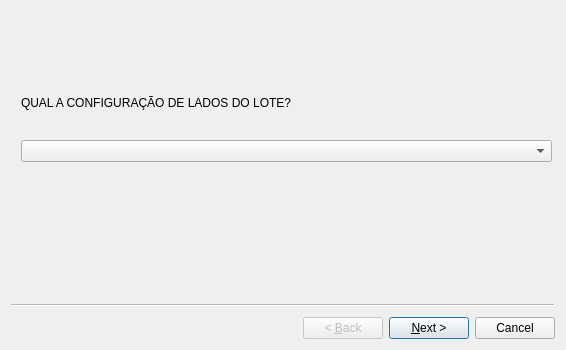
<?xml version="1.0" encoding="UTF-8"?>
<ui version="4.0">
 <class>Wizard</class>
 <widget class="QWizard" name="Wizard">
  <property name="geometry">
   <rect>
    <x>0</x>
    <y>0</y>
    <width>566</width>
    <height>350</height>
   </rect>
  </property>
  <property name="windowTitle">
   <string>Wizard</string>
  </property>
  <widget class="QWizardPage" name="wizardPage1">
   <widget class="QWidget" name="verticalLayoutWidget">
    <property name="geometry">
     <rect>
      <x>10</x>
      <y>60</y>
      <width>531</width>
      <height>91</height>
     </rect>
    </property>
    <layout class="QVBoxLayout" name="verticalLayout">
     <item>
      <widget class="QLabel" name="label">
       <property name="text">
        <string>QUAL A CONFIGURAÇÃO DE LADOS DO LOTE?</string>
       </property>
      </widget>
     </item>
     <item>
      <widget class="QComboBox" name="sides_quant_comboBox">
       <property name="currentIndex">
        <number>-1</number>
       </property>
       <property name="placeholderText">
        <string>Selecione uma opção...</string>
       </property>
       <item>
        <property name="text">
         <string>3 LADOS: FRENTE, DIREITA, ESQUERDA</string>
        </property>
       </item>
       <item>
        <property name="text">
         <string>4 LADOS: FRENTE, DIREITA, FUNDOS, ESQUERDA</string>
        </property>
       </item>
      </widget>
     </item>
    </layout>
   </widget>
  </widget>
  <widget class="QWizardPage" name="wizardPage2">
   <widget class="QWidget" name="verticalLayoutWidget_2">
    <property name="geometry">
     <rect>
      <x>10</x>
      <y>20</y>
      <width>521</width>
      <height>195</height>
     </rect>
    </property>
    <layout class="QVBoxLayout" name="verticalLayout_2">
     <item>
      <widget class="QLabel" name="side_1_label">
       <property name="text">
        <string>FRENTE</string>
       </property>
      </widget>
     </item>
     <item>
      <widget class="QComboBox" name="side_1_comboBox">
       <property name="placeholderText">
        <string>Selecione uma opção...</string>
       </property>
      </widget>
     </item>
     <item>
      <widget class="QLabel" name="side_2_label">
       <property name="text">
        <string>DIREITA</string>
       </property>
      </widget>
     </item>
     <item>
      <widget class="QComboBox" name="side_2_comboBox">
       <property name="placeholderText">
        <string>Selecione uma opção...</string>
       </property>
      </widget>
     </item>
     <item>
      <widget class="QLabel" name="side_3_label">
       <property name="text">
        <string>FUNDOS</string>
       </property>
      </widget>
     </item>
     <item>
      <widget class="QComboBox" name="side_3_comboBox">
       <property name="placeholderText">
        <string>Selecione uma opção...</string>
       </property>
      </widget>
     </item>
     <item>
      <widget class="QLabel" name="side_4_label">
       <property name="text">
        <string>ESQUERDA</string>
       </property>
      </widget>
     </item>
     <item>
      <widget class="QComboBox" name="side_4_comboBox">
       <property name="placeholderText">
        <string>Selecione uma opção...</string>
       </property>
      </widget>
     </item>
    </layout>
   </widget>
   <widget class="QLabel" name="label_2">
    <property name="geometry">
     <rect>
      <x>0</x>
      <y>0</y>
      <width>519</width>
      <height>13</height>
     </rect>
    </property>
    <property name="text">
     <string>SELECIONE O SEGMENTO INICIAL DE CADA LADO:</string>
    </property>
   </widget>
  </widget>
 </widget>
 <resources/>
 <connections/>
</ui>
